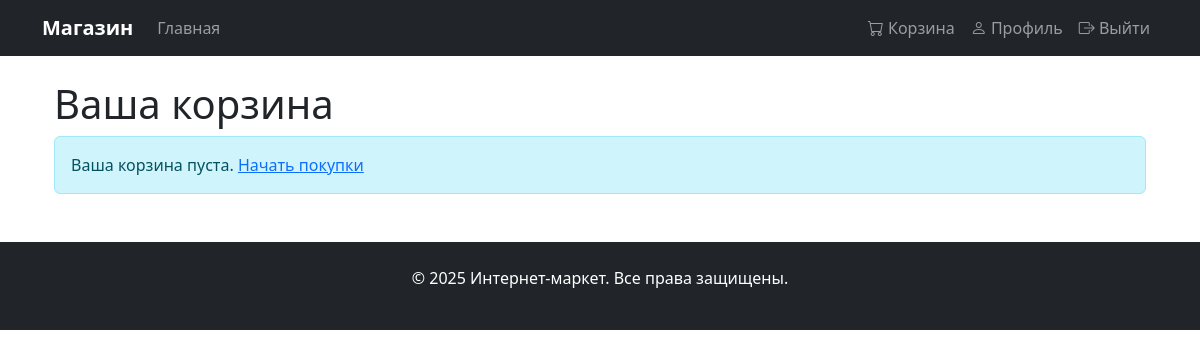
/cart/ (signed in), run on an earlier commit of the app's database.
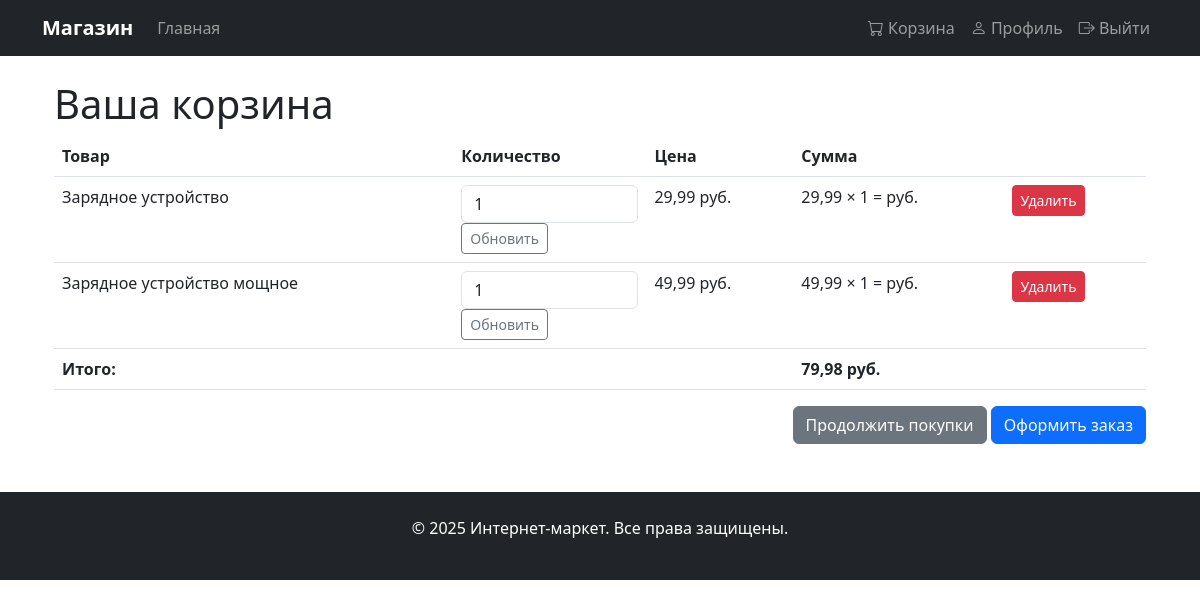
And on a later commit of the database.
### cart/models.py (models this page shows, shortened)
class CartItem(models.Model):
    cart = models.ForeignKey(Cart, on_delete=models.CASCADE, related_name='items', verbose_name='Корзина')
    product = models.ForeignKey(Product, on_delete=models.CASCADE, verbose_name='Товар')
    quantity = models.PositiveIntegerField(default=1, verbose_name='Количество')
    class Meta:
        db_table = 'shop_baskets_items'
        verbose_name = 'Содержимое корзины'
        verbose_name_plural = 'Содержимое корзины'
        unique_together = ['cart', 'product']

class Cart(models.Model):
    user = models.OneToOneField(settings.AUTH_USER_MODEL, on_delete=models.CASCADE, verbose_name='Покупатель')
    created_at = models.DateTimeField(auto_now_add=True, verbose_name='Дата создания')
    updated_at = models.DateTimeField(auto_now=True, verbose_name='Дата обновления')
    @property
    def total_price(self):
        return sum(item.product.price * item.quantity for item in self.items.all())
    class Meta:
        db_table = 'shop_baskets'
        verbose_name = 'Корзина'
        verbose_name_plural = 'Корзины'

### products/models.py (models this page shows, shortened)
class Product(models.Model):
    name = models.CharField(max_length=255, verbose_name='Название')
    description = models.TextField(verbose_name='Описание')
    price = models.DecimalField(max_digits=10, decimal_places=2, verbose_name='Цена')
    stock = models.PositiveIntegerField(verbose_name='Количество на складе')
    image = models.ImageField(upload_to='products/', blank=True, null=True, verbose_name='Изображение')
    category = models.ForeignKey(Category, on_delete=models.CASCADE, verbose_name='Категория')
    created_at = models.DateTimeField(auto_now_add=True, verbose_name='Дата добавления')
    class Meta:
        db_table = 'shop_products'
        ordering = ['-created_at']
        verbose_name = 'Товар'
        verbose_name_plural = 'Товары'
        unique_together = ['name', 'category']

### cart/views.py (the view)
# urls.py: path('', views.cart_detail, name='cart_detail'),
def cart_detail(request):
    cart = get_cart(request)
    if isinstance(cart, SessionCart):
        cart_items = list(cart)
        for item in cart_items:
            item['update_form'] = CartAddProductForm(initial={
                'quantity': item['quantity'],
                'override': True
            })
    else:
        cart_items = cart.items.select_related('product').all()
        for item in cart_items:
            item.update_form = CartAddProductForm(initial={
                'quantity': item.quantity,
                'override': True
            })
    return render(request, 'cart/detail.html', {
        'cart': cart,
        'cart_items': cart_items
    })

### cart/views.py (called while the page is built)
def get_cart(request):
    if request.user.is_authenticated:
        cart, created = Cart.objects.get_or_create(user=request.user)
        return cart
    return SessionCart(request)

### cart/templates/cart/detail.html (shortened to what this page needs)
{% extends 'base.html' %}
{% block content %}
<div class="container mt-4">
    <h1>Ваша корзина</h1>
    {% if cart_items %}
    <table class="table">
        <thead>
            <tr>
                <th>Товар</th>
                <th>Количество</th>
                <th>Цена</th>
                <th>Сумма</th>
                <th></th>
            </tr>
        </thead>
        <tbody>
            {% for item in cart_items %}
            <tr>
                <td>{{ item.product.name }}</td>
                <td>
                    <form action="{% url 'cart:cart_add' item.product.id %}" method="post">
                        {{ item.update_form.quantity }}
                        <button type="submit" class="btn btn-sm btn-outline-secondary">Обновить</button>
                    </form>
                </td>
                <td>{{ item.product.price }} руб.</td>
                <td>
                    {% if item.total_price %}
                        {{ item.total_price }} руб.
                    {% else %}
                        {% with total=item.product.price|floatformat:2 %}
                            {{ total }} × {{ item.quantity }} = {{ item.get_total|floatformat:2 }} руб.
                        {% endwith %}
                    {% endif %}
                </td>
                <td>
                    <form action="{% url 'cart:cart_remove' item.product.id %}" method="post">
                        <button type="submit" class="btn btn-sm btn-danger">Удалить</button>
                    </form>
                </td>
            </tr>
            {% endfor %}
        </tbody>
        <tfoot>
            <tr>
                <td colspan="3"><strong>Итого:</strong></td>
                <td colspan="2">
                    <strong>
                        {% if cart.get_total_price %}
                            {{ cart.get_total_price }} руб.
                        {% else %}
                            {{ cart.total_price }} руб.
                        {% endif %}
                    </strong>
                </td>
            </tr>
        </tfoot>
    </table>
    <div class="text-end">
        <a href="{% url 'products:home' %}" class="btn btn-secondary">
            Продолжить покупки
        </a>
        <a href="" class="btn btn-primary">
            Оформить заказ
        </a>
    </div>
    {% else %}
    <div class="alert alert-info">
        Ваша корзина пуста. <a href="{% url 'products:home' %}">Начать покупки</a>
    </div>
    {% endif %}
</div>
{% endblock %}

### templates/base.html (shortened to what this page needs)
<!DOCTYPE html>
<html lang="ru">
<head>
    <link href="https://cdn.jsdelivr.net/npm/bootstrap@5.3.0/dist/css/bootstrap.min.css" rel="stylesheet">
    <link rel="stylesheet" href="https://cdn.jsdelivr.net/npm/bootstrap-icons@1.10.0/font/bootstrap-icons.css">
</head>
<body>
    <nav class="navbar navbar-expand-lg navbar-dark bg-dark">
        <div class="container">
            <a class="navbar-brand" href="{% url 'products:home' %}">Магазин</a>
            <div class="collapse navbar-collapse" id="navbarNav">
                <ul class="navbar-nav me-auto">
                    <li class="nav-item">
                        <a class="nav-link" href="{% url 'products:home' %}">Главная</a>
                    </li>
                </ul>
                <ul class="navbar-nav">
                    <li class="nav-item">
                        <a class="nav-link" href="{% url 'cart:cart_detail' %}">
                            <i class="bi bi-cart"></i> Корзина
                        </a>
                    </li>
                    {% if user.is_authenticated %}
                        <li class="nav-item">
                            <a class="nav-link" href="{% url 'user:profile' %}">
                                <i class="bi bi-person"></i> Профиль
                            </a>
                        </li>
                        <li class="nav-item">
                            <a class="nav-link" href="{% url 'user:logout' %}">
                                <i class="bi bi-box-arrow-right"></i> Выйти
                            </a>
                        </li>
                    {% endif %}
                </ul>
            </div>
        </div>
    </nav>
    <div class="container mt-4">
        {% block content %}{% endblock %}
    </div>
    <footer class="bg-dark text-white mt-5 py-4">
        <div class="container text-center">
            <p>&copy; 2025 Интернет-маркет. Все права защищены.</p>
        </div>
    </footer>
</body>
</html>

### templates/base.html (style rules this page uses)
.navbar-brand { font-weight: bold; }

What changed in the data, as far as the page shows it:
added CartItem: product.name "Зарядное устройство", quantity "1", product.price "29,99", product "29,99"
added CartItem: product.name "Зарядное устройство мощное", quantity "1", product.price "49,99", product "49,99"
now on this page (row unchanged): Cart: total_price "79,98"
Also different on the page:
text no longer shown: "Ваша корзина пуста. Начать покупки"
text now shown: "Товар Количество Цена Сумма Итого: руб. Продолжить покупки Оформить заказ"
